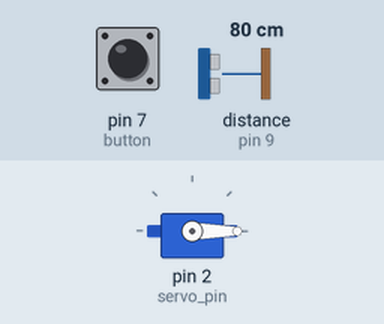
A sketch run on a simulated Arduino Uno, built with avr-gcc and run on an emulated ATmega328P. On the bench: servo. Wiring (inferred from the names in the program): ultrasonic range finder: trigger pin 8; echo pin 9. The inputs (shaded band) are chosen by the test bench; at power-on: distance to the obstacle (sensor on pin 9) 80 cm, pin 7 (button) LOW. The echo pulse lasts 58.3 µs per cm; what the sketch prints to the serial monitor is not drawn.

Above: at 1.2 s.
1.3 s: distance to the obstacle (sensor on pin 9) set to 4 cm
2.8 s: distance to the obstacle (sensor on pin 9) set to 2 cm
At 3.4 s:
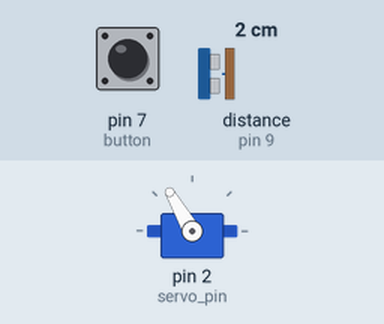
Timing chart, 0 to 5.8 s (numbered marks = the images above; inputs shaded):
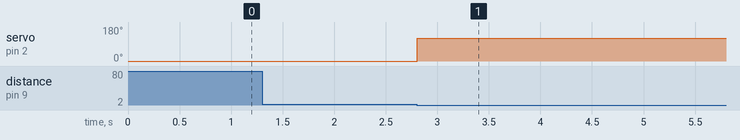

Measured:
- the behaviour switches between 3 and 2 cm on distance to the obstacle (sensor on pin 9) (found by bisection; images 0 and 1)
- after the input at 2.8 s, servo on pin 2 (servo_pin): 0° → 120° at once

The sketch:

servo_motor.ino
```cpp
#include <Servo.h>
#define servo_pin 2
#define button 7
#define trig 8
#define echo 9

Servo servo;

void setup()
{
  Serial.begin(9600);
  servo.attach(servo_pin);
  pinMode(button, INPUT);
  pinMode(trig, OUTPUT);
  pinMode(echo, INPUT);
  servo.write(0);
}

int angle1 = 0,angle2 = 120;
bool is1st = true;
void loop()
{
  /*
  if(digitalRead(button))
  {
    if(is1st)
      {servo.write(angle1);
      is1st = false;
      }
    else {
      servo.write(angle2);
      is1st = true;
    }
    Serial.println("ceva ");
    delay(1000);
  }
  */
  digitalWrite(trig, LOW);
  delayMicroseconds(2);
  digitalWrite(trig, HIGH);
  delayMicroseconds(5);
  digitalWrite(trig, LOW);

  long duration = pulseInLong(echo, HIGH, 20000);

  long cm = duration/29/2;

  int activateThreshold = 1;

  Serial.println(cm);
  if(cm<=activateThreshold)
  {
    servo.write(angle2);

  }
  else if(digitalRead(button))
  {
    servo.write(angle1);
  }
}
```
